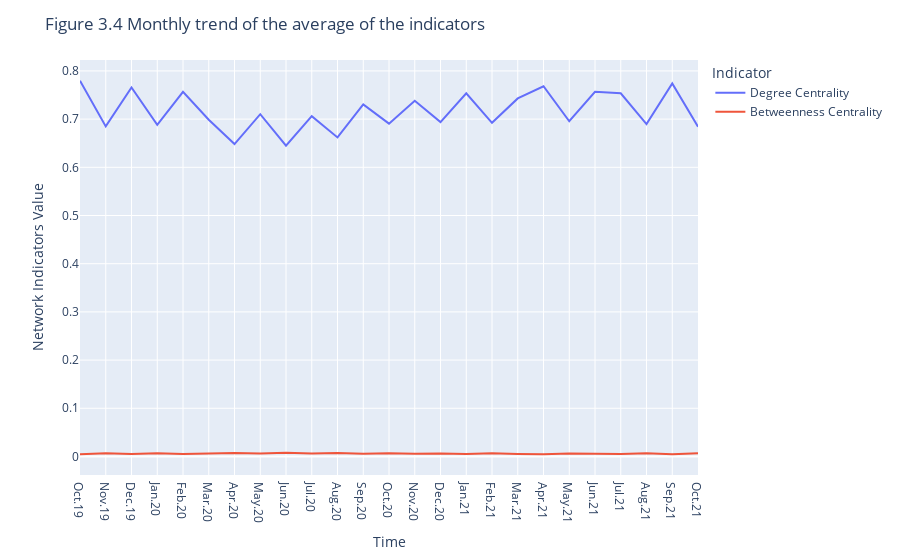

Notebook source saved alongside this figure:
### Markdown cell above
The figure 3.4 below shows the degree centrality and betweenness centrality of the global airport network from Oct.19 to Oct.21.

### Code cell
fig = px.line(df_nc , x="Month", y="Value", color="Indicator")
fig.update_xaxes(title={'text': 'Time'})
fig.update_yaxes(title={'text': 'Network Indicators Value'})
fig.update_layout(title="Figure 3.4 Monthly trend of the average of the indicators")
fig.show()

### Figure 1 — Plotly figure (JSON) as saved in the notebook; plotly's stock layout.template omitted (floating-point values rounded to 4 significant figures)
{"data": [{"hovertemplate": "Indicator=Degree Centrality<br>Month=%{x}<br>Value=%{y}<extra></extra>", "legendgroup": "Degree Centrality", "line": {"color": "#636efa", "dash": "solid"}, "marker": {"symbol": "circle"}, "mode": "lines", "name": "Degree Centrality", "orientation": "v", "showlegend": true, "type": "scatter", "x": ["Oct.19", "Nov.19", "Dec.19", "Jan.20", "Feb.20", "Mar.20", "Apr.20", "May.20", "Jun.20", "Jul.20", "Aug.20", "Sep.20", "Oct.20", "Nov.20", "Dec.20", "Jan.21", "Feb.21", "Mar.21", "Apr.21", "May.21", "Jun.21", "Jul.21", "Aug.21", "Sep.21", "Oct.21"], "xaxis": "x", "y": [0.7796, 0.6849, 0.7657, 0.6882, 0.7567, 0.6988, 0.6482, 0.7102, 0.6449, 0.7061, 0.662, 0.7306, 0.6906, 0.738, 0.6939, 0.7535, 0.6922, 0.7429, 0.7682, 0.6955, 0.7567, 0.7535, 0.6898, 0.7739, 0.6841], "yaxis": "y"}, {"hovertemplate": "Indicator=Betweenness Centrality<br>Month=%{x}<br>Value=%{y}<extra></extra>", "legendgroup": "Betweenness Centrality", "line": {"color": "#EF553B", "dash": "solid"}, "marker": {"symbol": "circle"}, "mode": "lines", "name": "Betweenness Centrality", "orientation": "v", "showlegend": true, "type": "scatter", "x": ["Oct.19", "Nov.19", "Dec.19", "Jan.20", "Feb.20", "Mar.20", "Apr.20", "May.20", "Jun.20", "Jul.20", "Aug.20", "Sep.20", "Oct.20", "Nov.20", "Dec.20", "Jan.21", "Feb.21", "Mar.21", "Apr.21", "May.21", "Jun.21", "Jul.21", "Aug.21", "Sep.21", "Oct.21"], "xaxis": "x", "y": [0.004592, 0.006616, 0.004881, 0.006667, 0.005068, 0.006276, 0.007398, 0.006037, 0.00767, 0.006122, 0.007041, 0.005612, 0.006446, 0.005459, 0.006395, 0.005136, 0.006412, 0.005357, 0.00483, 0.006344, 0.005068, 0.005136, 0.006463, 0.004711, 0.006837], "yaxis": "y"}], "layout": {"legend": {"title": {"text": "Indicator"}, "tracegroupgap": 0}, "margin": {"t": 60}, "title": {"text": "Figure 3.4 Monthly trend of the average of the indicators"}, "xaxis": {"anchor": "y", "domain": [0, 1], "title": {"text": "Time"}}, "yaxis": {"anchor": "x", "domain": [0, 1], "title": {"text": "Network Indicators Value"}}}}
